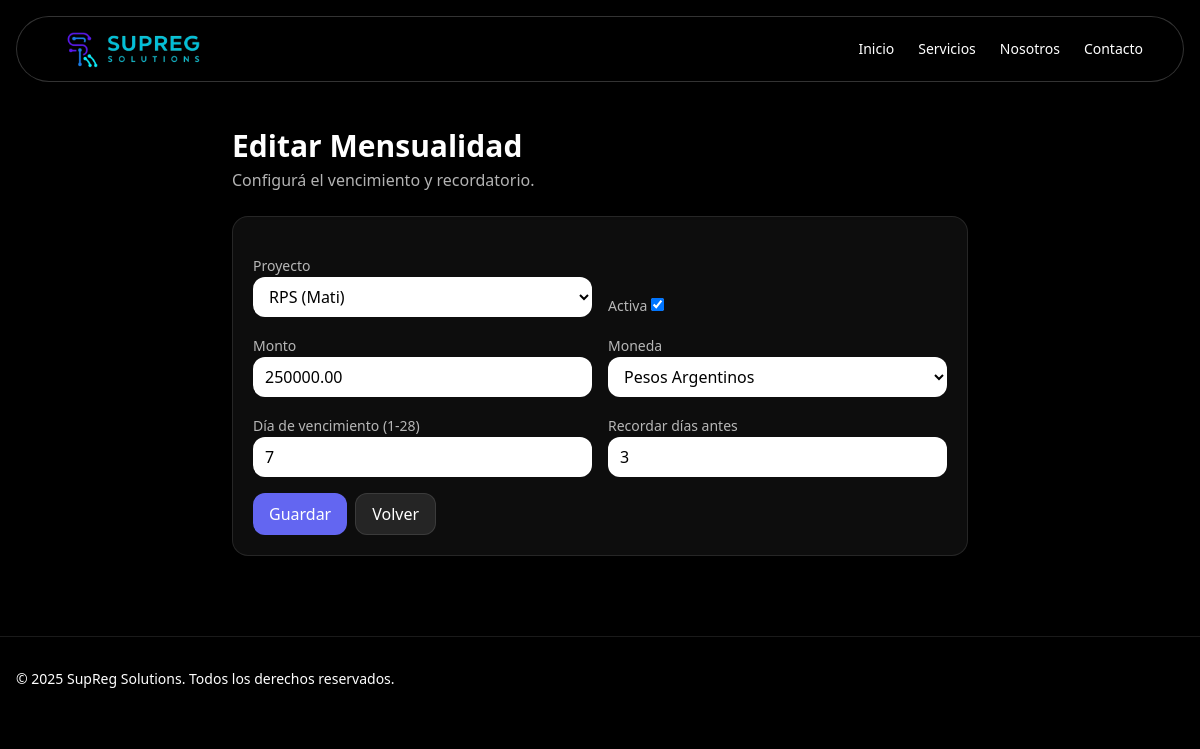
/dashboard/mensualidades/1/editar/ (signed in), run on the app's committed database.
### webapp/models.py (models this page shows, shortened)
class ProyectoMensualidad(models.Model):
    proyecto = models.OneToOneField("Proyecto", on_delete=models.CASCADE, related_name="mensualidad")
    activa = models.BooleanField(default=True)
    monto = models.DecimalField(max_digits=12, decimal_places=2)
    moneda = models.CharField(max_length=3, choices=Proyecto.MONEDAS, default="ARS")
    dia_vencimiento = models.PositiveSmallIntegerField(default=1)
    dias_antes_recordatorio = models.PositiveSmallIntegerField(default=5)
    proximo_vencimiento = models.DateField(blank=True, null=True)
    ultimo_recordatorio_enviado = models.DateField(blank=True, null=True)
    ultimo_periodo_facturado = models.DateField(blank=True, null=True)  # guardamos "1er día del mes" del período

### webapp/views.py (the view)
# urls.py: path("dashboard/mensualidades/<int:pk>/editar/", mensualidad_update, name="mensualidad_update"),
@login_required
def mensualidad_update(request, pk):
    obj = get_object_or_404(ProyectoMensualidad, pk=pk)
    if request.method == "POST":
        form = ProyectoMensualidadForm(request.POST, instance=obj)
        if form.is_valid():
            form.save()
            messages.success(request, "Mensualidad actualizada.")
            return redirect("mensualidades_list")
    else:
        form = ProyectoMensualidadForm(instance=obj)
    return render(request, "mensualidad_form.html", {"form": form, "mode": "update", "mensualidad": obj})

### webapp/forms.py
class ProyectoMensualidadForm(forms.ModelForm):
    class Meta:
        model = ProyectoMensualidad
        fields = ["proyecto", "activa", "monto", "moneda", "dia_vencimiento", "dias_antes_recordatorio"]
        widgets = {
            "dia_vencimiento": forms.NumberInput(attrs={"min": 1, "max": 28}),
            "dias_antes_recordatorio": forms.NumberInput(attrs={"min": 0, "max": 30}),
            "monto": forms.NumberInput(attrs={"step": "0.01"}),
        }

### webapp/models.py (called while the page is built)
    def __str__(self):
        return f"{self.nombre} ({self.cliente.nombre})"

### webapp/templates/mensualidad_form.html (shortened to what this page needs)
{% extends "base.html" %}
{% block content %}
<section class="max-w-3xl mx-auto px-4 pt-32 fade-in">
  <div class="mb-6">
    <h1 class="text-3xl font-bold">
      {% if mode == "create" %}Nueva Mensualidad{% else %}Editar Mensualidad{% endif %}
    </h1>
    <p class="text-white/70 mt-1">Configurá el vencimiento y recordatorio.</p>
  </div>
  <form method="post" class="bg-white/5 border border-white/10 rounded-2xl p-5 space-y-4">
    <div class="grid grid-cols-1 md:grid-cols-2 gap-4">
      <div>
        <label class="text-sm text-white/70">Proyecto</label>
        {{ form.proyecto }}
      </div>
      <div class="flex items-end gap-2">
        <div class="w-full">
          <label class="text-sm text-white/70">Activa</label>
          {{ form.activa }}
        </div>
      </div>
      <div>
        <label class="text-sm text-white/70">Monto</label>
        {{ form.monto }}
      </div>
      <div>
        <label class="text-sm text-white/70">Moneda</label>
        {{ form.moneda }}
      </div>
      <div>
        <label class="text-sm text-white/70">Día de vencimiento (1-28)</label>
        {{ form.dia_vencimiento }}
      </div>
      <div>
        <label class="text-sm text-white/70">Recordar días antes</label>
        {{ form.dias_antes_recordatorio }}
      </div>
    </div>
    <div class="flex gap-2">
      <button type="submit" class="px-4 py-2 rounded-xl bg-indigo-500 hover:bg-indigo-600 transition font-medium">
        Guardar
      </button>
      <a href="{% url 'mensualidades_list' %}" class="px-4 py-2 rounded-xl bg-white/10 hover:bg-white/20 transition border border-white/10">
        Volver
      </a>
    </div>
  </form>
</section>
{% endblock %}

### webapp/static/style.css (style rules this page uses)
.fade-in { opacity: 0; transform: translateY(20px); transition: opacity 1s ease-out, transform 1s ease-out; }
.fade-in.show { opacity: 1; transform: translateY(0); }

### webapp/templates/base.html (style rules this page uses)
input { color: black !important; }
select { color: black !important; }

### webapp/templates/mensualidad_form.html (style rules this page uses)
input, select { width: 100%; border-radius: 0.75rem; padding: 0.5rem 0.75rem; background: white; color: black !important; }
input[type="checkbox"] { width: auto; }

### data on the page
ProyectoMensualidad: proyecto "RPS (Mati)", activa "☑", monto "250000.00", moneda "Pesos Argentinos", dia_vencimiento "7", dias_antes_recordatorio "3"
